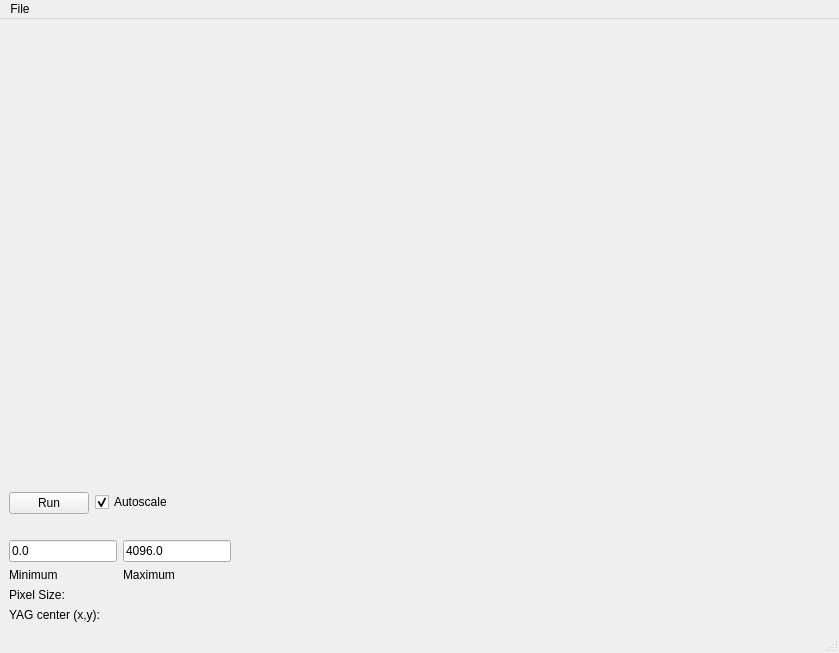
<?xml version="1.0" encoding="UTF-8"?>
<ui version="4.0">
 <class>MainWindow</class>
 <widget class="QMainWindow" name="MainWindow">
  <property name="geometry">
   <rect>
    <x>0</x>
    <y>0</y>
    <width>839</width>
    <height>653</height>
   </rect>
  </property>
  <property name="windowTitle">
   <string>PPM Alignment</string>
  </property>
  <widget class="QWidget" name="centralwidget">
   <layout class="QVBoxLayout" name="verticalLayout_2">
    <item>
     <widget class="GraphicsLayoutWidget" name="canvas" native="true">
      <property name="sizePolicy">
       <sizepolicy hsizetype="Expanding" vsizetype="Expanding">
        <horstretch>0</horstretch>
        <verstretch>0</verstretch>
       </sizepolicy>
      </property>
      <property name="minimumSize">
       <size>
        <width>600</width>
        <height>400</height>
       </size>
      </property>
     </widget>
    </item>
    <item>
     <layout class="QFormLayout" name="formLayout">
      <property name="sizeConstraint">
       <enum>QLayout::SetDefaultConstraint</enum>
      </property>
      <item row="0" column="0">
       <widget class="QPushButton" name="runButton">
        <property name="sizePolicy">
         <sizepolicy hsizetype="Fixed" vsizetype="Fixed">
          <horstretch>0</horstretch>
          <verstretch>0</verstretch>
         </sizepolicy>
        </property>
        <property name="maximumSize">
         <size>
          <width>16777215</width>
          <height>27</height>
         </size>
        </property>
        <property name="text">
         <string>Run</string>
        </property>
       </widget>
      </item>
      <item row="1" column="0" colspan="2">
       <widget class="QLabel" name="label">
        <property name="sizePolicy">
         <sizepolicy hsizetype="Preferred" vsizetype="Fixed">
          <horstretch>0</horstretch>
          <verstretch>0</verstretch>
         </sizepolicy>
        </property>
        <property name="maximumSize">
         <size>
          <width>16777215</width>
          <height>25</height>
         </size>
        </property>
        <property name="text">
         <string/>
        </property>
       </widget>
      </item>
      <item row="0" column="1">
       <widget class="QCheckBox" name="checkBox">
        <property name="text">
         <string>Autoscale</string>
        </property>
        <property name="checked">
         <bool>true</bool>
        </property>
       </widget>
      </item>
     </layout>
    </item>
    <item>
     <layout class="QFormLayout" name="formLayout_2">
      <item row="2" column="0">
       <widget class="QLineEdit" name="minValue">
        <property name="sizePolicy">
         <sizepolicy hsizetype="Fixed" vsizetype="Fixed">
          <horstretch>0</horstretch>
          <verstretch>0</verstretch>
         </sizepolicy>
        </property>
        <property name="text">
         <string>0.0</string>
        </property>
       </widget>
      </item>
      <item row="2" column="1">
       <widget class="QLineEdit" name="maxValue">
        <property name="sizePolicy">
         <sizepolicy hsizetype="Fixed" vsizetype="Fixed">
          <horstretch>0</horstretch>
          <verstretch>0</verstretch>
         </sizepolicy>
        </property>
        <property name="text">
         <string>4096.0</string>
        </property>
       </widget>
      </item>
      <item row="4" column="1">
       <widget class="QLabel" name="label_max">
        <property name="text">
         <string>Maximum</string>
        </property>
       </widget>
      </item>
      <item row="4" column="0">
       <widget class="QLabel" name="label_min">
        <property name="text">
         <string>Minimum</string>
        </property>
       </widget>
      </item>
      <item row="5" column="0">
       <widget class="QLabel" name="label_pixSize">
        <property name="text">
         <string>Pixel Size:</string>
        </property>
       </widget>
      </item>
      <item row="6" column="0">
       <widget class="QLabel" name="label_center">
        <property name="text">
         <string>YAG center (x,y):</string>
        </property>
       </widget>
      </item>
     </layout>
    </item>
   </layout>
   <zorder>canvas</zorder>
   <zorder></zorder>
  </widget>
  <widget class="QMenuBar" name="menubar">
   <property name="geometry">
    <rect>
     <x>0</x>
     <y>0</y>
     <width>839</width>
     <height>20</height>
    </rect>
   </property>
   <widget class="QMenu" name="menuFile">
    <property name="title">
     <string>File</string>
    </property>
    <addaction name="actionSave"/>
   </widget>
   <addaction name="menuFile"/>
  </widget>
  <widget class="QStatusBar" name="statusbar"/>
  <action name="actionSave">
   <property name="text">
    <string>Save image</string>
   </property>
  </action>
  <action name="actionSave_screenshot">
   <property name="text">
    <string>Save screenshot</string>
   </property>
  </action>
 </widget>
 <customwidgets>
  <customwidget>
   <class>GraphicsLayoutWidget</class>
   <extends>QWidget</extends>
   <header>pyqtgraph</header>
   <container>1</container>
  </customwidget>
 </customwidgets>
 <resources/>
 <connections/>
</ui>
